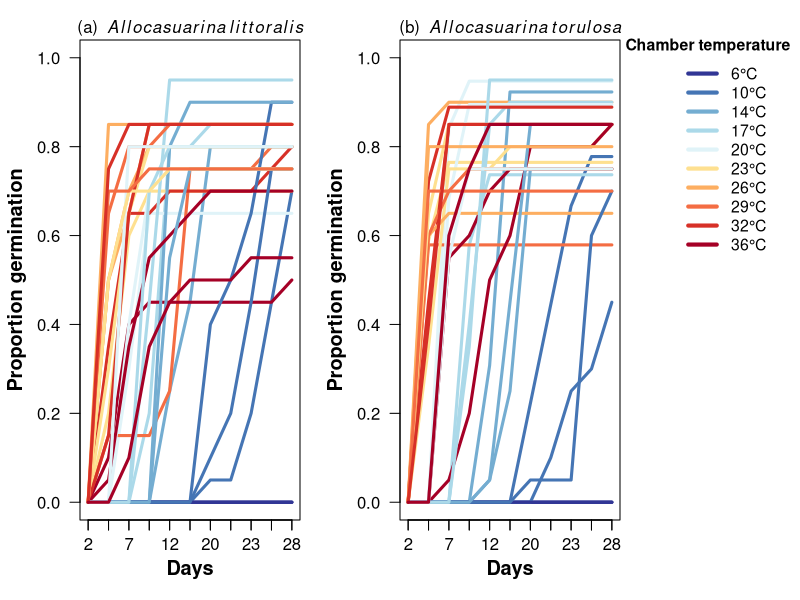

Here is the R script that generated this plot:
# Written by Felicity Charles
# 4/4/2024
# Caveat emptor

# Thermogradient bar simple analysis of results


dat <- read.csv("./00_Data/Seeds_data/Thermogradient_test/Thermogradient_results.csv", header = T, stringsAsFactors = T)
head(dat); dim(dat)


dat.seed <- dat[,which(colnames(dat) == "X2"): which(colnames(dat) == "X28")]

cum.sum <- data.frame(t(apply(dat.seed, 1, FUN = function(x) cumsum(unlist(x)))))
cum.prop <- cum.sum/dat$Tot_seed
cum.prop2<- cbind(dat[,c(1:3)], cum.prop)
head(cum.prop2); dim(cum.prop2)
str(cum.prop2)

# Split the data by species for plotting

cum.prop2_lit <- subset(cum.prop2, cum.prop2$Species == "littoralis")
rownames(cum.prop2_lit) <- 1:nrow(cum.prop2_lit)
head(cum.prop2_lit); dim(cum.prop2_lit)



cum.prop2_tor <- subset(cum.prop2, cum.prop2$Species == "torulosa")
rownames(cum.prop2_tor) <- 1:nrow(cum.prop2_tor)
head(cum.prop2_tor); dim(cum.prop2_tor)




library(RColorBrewer)

pal <- brewer.pal(10, "RdYlBu")
pal <- c("#A50026","#D73027","#F46D43","#FDAE61", "#FEE090", "#E0F3F8", "#ABD9E9", "#74ADD1", "#4575B4","#313695")
chamber.col<- data.frame(col = rev(pal), chamber = unique(cum.prop2$Chamber))
prop.dat_lit <- cum.prop2_lit[,which(colnames(cum.prop2_lit) == "X2"): which(colnames(cum.prop2_lit) == "X28")]
prop.dat_tor <- cum.prop2_tor[,which(colnames(cum.prop2_tor) == "X2"): which(colnames(cum.prop2_tor) == "X28")]



head(cum.prop2_lit);dim(cum.prop2_lit)
head(cum.prop2_tor);dim(cum.prop2_tor)



dev.new(height = 5, width = 12, dpi = 80, pointsize = 16, noRStudioGD = T)
par(mar = c(4,4,2,1), mgp = c(3,1,0), mfrow = c(1,2), oma = c(0,0,0, 8))
plot(1:ncol(prop.dat_lit), 1:ncol(prop.dat_lit), ylim = c(0,1), type = "n", las = 1, ylab = "", xaxt = "n", xlab = "")
axis(side = 1, at = 1:ncol(prop.dat_lit), labels = c(2,5,7,9,12,14,20,21,23,26,28), cex.axis = 1, mgp = c(2.2, 0.7, 0))
axis(side = 1, at = 1:ncol(prop.dat_tor), labels = c("","","","","12","","20","","23","","28"), cex.axis = 1, mgp = c(2.2, 0.7, 0))
title(xlab = expression(bold("Days")), mgp = c(2.2, 1, 0), cex.lab = 1.2)
mtext(side = 2, expression(bold("Proportion germination")), cex = 1.2, line = 2.5)
mtext('(a) '~italic(Allocasuarina~littoralis))
      
for(i in 1:nrow(cum.prop2_lit)){
  dat.thisrun <- cum.prop2_lit[i,4:ncol(cum.prop2_lit)]
  chamber.thisrun <- cum.prop2_lit$Chamber[i]
  col.thisrun <- chamber.col$col[chamber.col$chamber == chamber.thisrun]
  lines(1:length(dat.thisrun), dat.thisrun, col = col.thisrun, lwd = 3)
}


plot(1:ncol(prop.dat_tor), 1:ncol(prop.dat_tor), ylim = c(0,1), type = "n", las = 1, ylab = "", xaxt = "n", xlab = "")
axis(side = 1, at = 1:ncol(prop.dat_tor), labels = c(2,5,7,9,12,14,20,21,23,26,28), cex.axis = 1, mgp = c(2.2, 0.7, 0))
axis(side = 1, at = 1:ncol(prop.dat_tor), labels = c("","","","","12","","20","","23","","28"), cex.axis = 1, mgp = c(2.2, 0.7, 0))
title(xlab = expression(bold("Days")), mgp = c(2.2, 1, 0), cex.lab = 1.2)
mtext(side = 2, expression(bold("Proportion germination")), cex = 1.2, line = 2.5)
mtext("(b) "~italic(Allocasuarina~torulosa))
for(i in 1:nrow(cum.prop2_tor)){
  dat.thisrun <- cum.prop2_tor[i,4:ncol(cum.prop2_tor)]
  chamber.thisrun <- cum.prop2_tor$Chamber[i]
  col.thisrun <- chamber.col$col[chamber.col$chamber == chamber.thisrun]
  lines(1:length(dat.thisrun), dat.thisrun, col = col.thisrun, lwd = 3)
}


par(xpd = NA)
legend(x = 11.5, y= 1.05, legend = c("6°C", "10°C", "14°C", "17°C", "20°C", "23°C", "26°C", "29°C", "32°C", "36°C"), col = chamber.col$col, lty = 1, lwd = 4, cex = 0.95, text.width = 0.2, title = expression(bold("Chamber temperature")), bty = "n")
par(xpd = F)
